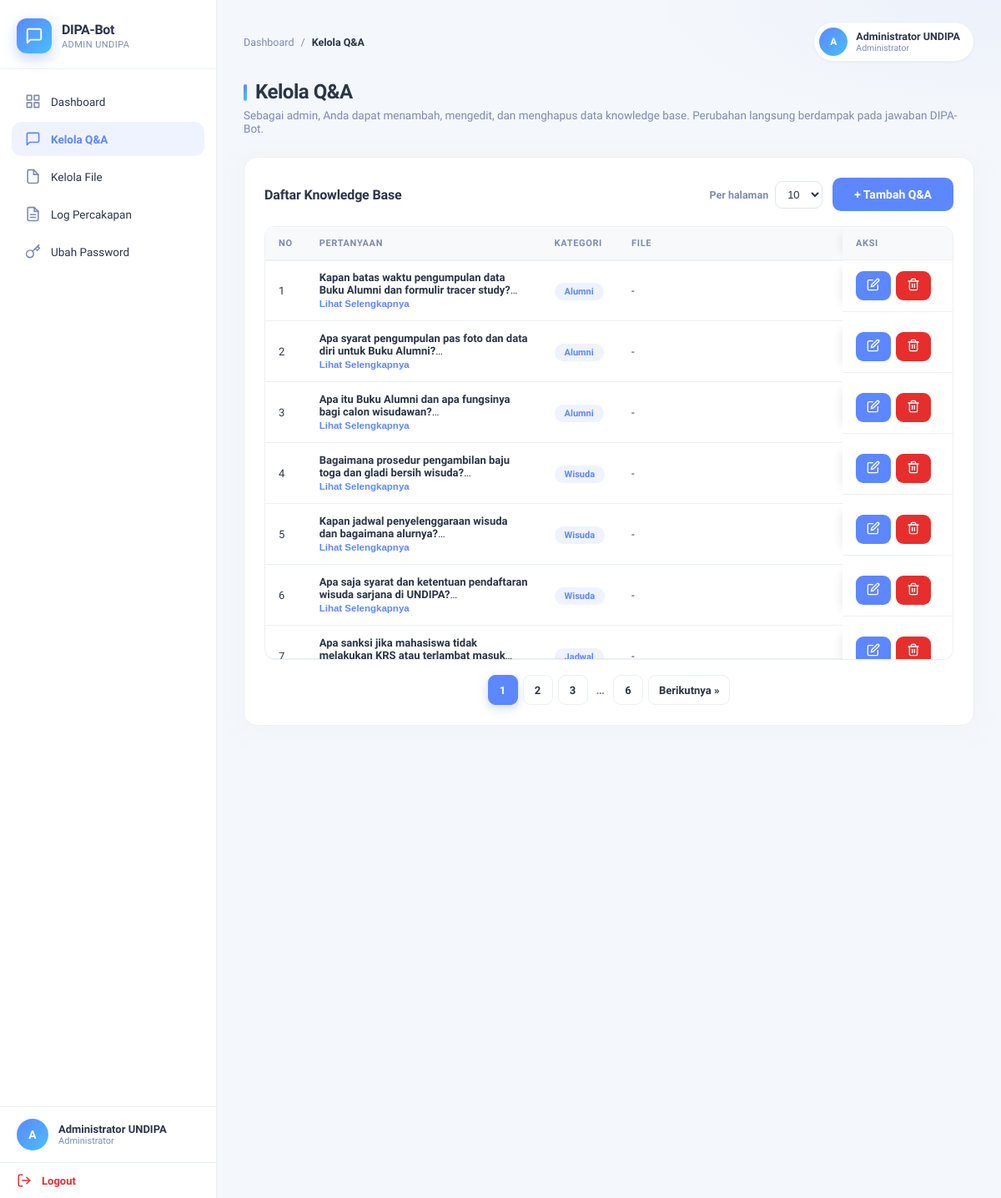
/admin/qa_manage.php (signed in), run on the app's committed database.
### tables this page shows
CREATE TABLE tb_pengetahuan (
    id_pengetahuan INT PRIMARY KEY AUTO_INCREMENT,
    pertanyaan TEXT NOT NULL,
    jawaban TEXT NOT NULL,
    file_lampiran VARCHAR(255) DEFAULT NULL,
    kategori VARCHAR(50) DEFAULT 'Umum',
    created_at TIMESTAMP DEFAULT CURRENT_TIMESTAMP,
    updated_at TIMESTAMP DEFAULT CURRENT_TIMESTAMP ON UPDATE CURRENT_TIMESTAMP
);

### admin/qa_manage.php (the view, shortened to what this page needs)
<?php
$db = Database::getInstance()->getConnection();
$adminNama = isset($_SESSION['admin_nama']) ? htmlspecialchars($_SESSION['admin_nama'], ENT_QUOTES, 'UTF-8') : 'Admin';
$perPage = isset($_GET['per']) ? (int)$_GET['per'] : 10;
$perPage = in_array($perPage, [10, 25, 50], true) ? $perPage : 10;
$page = isset($_GET['page']) ? max(1, (int)$_GET['page']) : 1;
$totalPages = 1;
$dataQA = [];
try {
    $totalQA = (int)$db->query("SELECT COUNT(*) FROM tb_pengetahuan")->fetchColumn();
    $totalPages = max(1, (int)ceil($totalQA / $perPage));
    $page = min($page, $totalPages);
    $offset = ($page - 1) * $perPage;
    $stmt = $db->prepare("SELECT id_pengetahuan, pertanyaan, jawaban, kategori, file_lampiran, created_at
                          FROM tb_pengetahuan
                          ORDER BY id_pengetahuan DESC
                          LIMIT ? OFFSET ?");
    $stmt->bindValue(1, $perPage, PDO::PARAM_INT);
    $stmt->bindValue(2, $offset, PDO::PARAM_INT);
    $stmt->execute();
    $dataQA = $stmt->fetchAll(PDO::FETCH_ASSOC);
} catch (PDOException $e) {
    error_log('QA list error: ' . $e->getMessage());
    $pesan = 'Gagal memuat data Q&A.';
}
?>
<!DOCTYPE html>
<html lang="id">
<head>
    <link rel="stylesheet" href="../assets/css/admin.css?v=9">
</head>
<body>
<div class="admin-container">
    <aside class="sidebar">
        <div class="sidebar-brand">
            <div class="brand-logo">
                <svg xmlns="http://www.w3.org/2000/svg" width="22" height="22" viewBox="0 0 24 24" fill="none" stroke="currentColor" stroke-width="2" stroke-linecap="round" stroke-linejoin="round"><path d="M21 15a2 2 0 0 1-2 2H7l-4 4V5a2 2 0 0 1 2-2h14a2 2 0 0 1 2 2z"></path></svg>
            </div>
            <div class="brand-text">
                <h2 class="sidebar-title">DIPA-Bot</h2>
                <p class="sidebar-subtitle">Admin UNDIPA</p>
            </div>
        </div>
        <ul class="sidebar-menu">
            <li><a href="dashboard.php">Dashboard</a></li>
            <li><a href="qa_manage.php" class="active"><svg xmlns="http://www.w3.org/2000/svg" width="20" height="20" viewBox="0 0 24 24" fill="none" stroke="currentColor" stroke-width="2" stroke-linecap="round" stroke-linejoin="round"><path d="M21 15a2 2 0 0 1-2 2H7l-4 4V5a2 2 0 0 1 2-2h14a2 2 0 0 1 2 2z"></path></svg>Kelola Q&A</a></li>
            <li><a href="file_manage.php"><svg xmlns="http://www.w3.org/2000/svg" width="20" height="20" viewBox="0 0 24 24" fill="none" stroke="currentColor" stroke-width="2" stroke-linecap="round" stroke-linejoin="round"><path d="M13 2H6a2 2 0 0 0-2 2v16a2 2 0 0 0 2 2h12a2 2 0 0 0 2-2V9z"></path><polyline points="13 2 13 9 20 9"></polyline></svg>Kelola File</a></li>
            <li><a href="logs.php">Log Percakapan</a></li>
            <li><a href="change_password.php">Ubah Password</a></li>
        </ul>
        <div class="sidebar-user">
            <div class="user-avatar"><?php echo strtoupper(substr($adminNama, 0, 1)); ?></div>
            <div class="user-meta">
                <span class="user-name"><?php echo $adminNama; ?></span>
                <span class="user-role">Administrator</span>
            </div>
        </div>
        <a href="logout.php" class="logout-btn">Logout</a>
    </aside>
    <main class="main-content">
        <div class="topbar">
            <nav class="breadcrumb">
                <a href="dashboard.php">Dashboard</a>
                <span>/</span>
                <span class="current">Kelola Q&A</span>
            </nav>
            <div class="user-chip">
                <div class="chip-avatar"><?php echo strtoupper(substr($adminNama, 0, 1)); ?></div>
                <div class="chip-meta">
                    <span class="chip-name"><?php echo $adminNama; ?></span>
                    <span class="chip-role">Administrator</span>
                </div>
            </div>
        </div>
        <div class="content-header">
            <h1 class="content-title">Kelola Q&A</h1>
            <p class="content-subtitle">Sebagai admin, Anda dapat menambah, mengedit, dan menghapus data knowledge base. Perubahan langsung berdampak pada jawaban DIPA-Bot.</p>
        </div>
        <div class="card">
                <div class="card-header">
                    <h2 class="card-title">Daftar Knowledge Base</h2>
                    <div style="display:flex; gap:12px; align-items:center; flex-wrap:wrap;">
                        <label class="page-size-wrap">Per halaman
                            <select class="page-size" onchange="location.href='qa_manage.php?per='+this.value">
                                <?php foreach ([10, 25, 50] as $n): ?>
                                    <option value="<?php echo $n; ?>" <?php echo $perPage === $n ? 'selected' : ''; ?>><?php echo $n; ?></option>
                                <?php endforeach; ?>
                            </select>
                        </label>
                        <button type="button" class="btn btn-primary btn-inline" onclick="openAddModal()">+ Tambah Q&A</button>
                    </div>
                </div>
                <div class="table-wrap">
                    <table class="data">
                        <thead>
                            <tr>
                                <th>No</th>
                                <th>Pertanyaan</th>
                                <th>Kategori</th>
                                <th>File</th>
                                <th class="sticky-col">Aksi</th>
                            </tr>
                        </thead>
                        <tbody>
                            <?php $no = 1; foreach ($dataQA as $row): ?>
                                <tr>
                                    <td><?php echo $no++; ?></td>
                                    <td>
                                        <div class="cell-main">
                                            <div class="cell-truncate">
                                                <strong><?php echo htmlspecialchars($row['pertanyaan'], ENT_QUOTES, 'UTF-8'); ?></strong>
                                                <br>
                                            </div>
                                            <button type="button" class="toggle-more">Lihat Selengkapnya</button>
                                        </div>
                                    </td>
                                    <td><span class="badge-kategori"><?php echo htmlspecialchars($row['kategori'], ENT_QUOTES, 'UTF-8'); ?></span></td>
                                    <td><?php echo !empty($row['file_lampiran']) ? htmlspecialchars($row['file_lampiran'], ENT_QUOTES, 'UTF-8') : '<span style="color:var(--gray-light)">-</span>'; ?></td>
                                    <td class="cell-actions sticky-col">
                                        <a href="qa_manage.php?edit=<?php echo (int)$row['id_pengetahuan']; ?>" class="btn btn-sm btn-blue" title="Edit"></a>
                                        <form method="POST" action="qa_manage.php" class="inline-form" onsubmit="return confirm('Yakin ingin menghapus data ini?');">
                                            <button type="submit" class="btn btn-sm btn-red" title="Hapus"></button>
                                        </form>
                                    </td>
                                </tr>
                            <?php endforeach; ?>
                    </tbody>
                </table>
                </div>
                <?php if ($totalPages > 1): ?>
                    <div class="pagination">
                        <?php
                        $start = max(1, $page - 2);
                        $end = min($totalPages, $page + 2);
                        for ($i = $start; $i <= $end; $i++) {
                            $cls = ($i === $page) ? 'page-link active' : 'page-link';
                            echo '<a class="' . $cls . '" href="qa_manage.php?per=' . $perPage . '&page=' . $i . '">' . $i . '</a>';
                        }
                        if ($end < $totalPages) {
                            if ($end < $totalPages - 1) {
                                echo '<span class="page-ellipsis">…</span>';
                            }
                            echo '<a class="page-link" href="qa_manage.php?per=' . $perPage . '&page=' . $totalPages . '">' . $totalPages . '</a>';
                        }
                        ?>
                        <?php if ($page < $totalPages): ?>
                            <a class="page-link" href="qa_manage.php?per=<?php echo $perPage; ?>&page=<?php echo $page + 1; ?>">Berikutnya &raquo;</a>
                        <?php endif; ?>
                    </div>
                <?php endif; ?>
            </div>
    </main>
</div>
</body>
</html>

### data on the page
tb_pengetahuan: pertanyaan "Kapan batas waktu pengumpulan data Buku Alumni dan formulir tracer study?", kategori "Alumni"
tb_pengetahuan: pertanyaan "Apa syarat pengumpulan pas foto dan data diri untuk Buku Alumni?", kategori "Alumni"
tb_pengetahuan: pertanyaan "Apa itu Buku Alumni dan apa fungsinya bagi calon wisudawan?", kategori "Alumni"
tb_pengetahuan: pertanyaan "Bagaimana prosedur pengambilan baju toga dan gladi bersih wisuda?", kategori "Wisuda"
tb_pengetahuan: pertanyaan "Kapan jadwal penyelenggaraan wisuda dan bagaimana alurnya?", kategori "Wisuda"
tb_pengetahuan: pertanyaan "Apa saja syarat dan ketentuan pendaftaran wisuda sarjana di UNDIPA?", kategori "Wisuda"
tb_pengetahuan: pertanyaan "Apa sanksi jika mahasiswa tidak melakukan KRS atau terlambat…", kategori "Jadwal"

### other printed values
substr($adminNama, 0, 1) "A"
$adminNama "Administrator UNDIPA"
$totalPages "6"
form field value "10"
